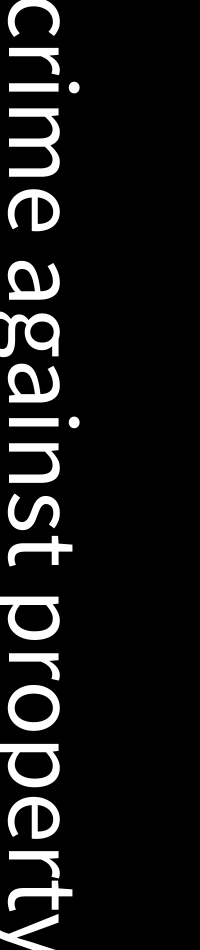
Frame 1 (no input)
Frame 60 (the mouse pressed at the canvas centre just before this capture): identical to frame 1, image omitted
Frame 120 (the mouse held since frame 60 and released just before this capture): identical to frame 1, image omitted

The Processing sketch that drew this single still picture (run headless with seeded random() and noise(); from frame 60 on, the mouse is pressed at the canvas centre):

// Processing sketch: GD105_Spr24_Ehuq_a1p3
// ── GD105_Spr24_Ehuq_a1p3.pde
//"crime against property is relatively unimportant"

// optional: save our truism to memory in the form of a String
// optional: save our font to memory in the form of a PFont

void setup(){
  // TODO: set the canvas size to something nice and big,
  // but smaller than your screen
  size(200, 950);
  
  // if there are any text styles we want
  // to set that won't change, do that here
  
  // if you are using a font, load your .vlw into memory
  // and then set the current font style
}

void draw(){
  background(0);
  
  String tru = "crime against property is relatively unimportant";
  
  rotate(TAU*0.25);
  
  textSize(102);
  text(tru, -8,-10);
   
   
  // save a copy of our canvas on the first frame so we have a clean .png
  //if (frameCount == 1){save("GD105 Spr24 EHuq a1p3 output.png");}
}
